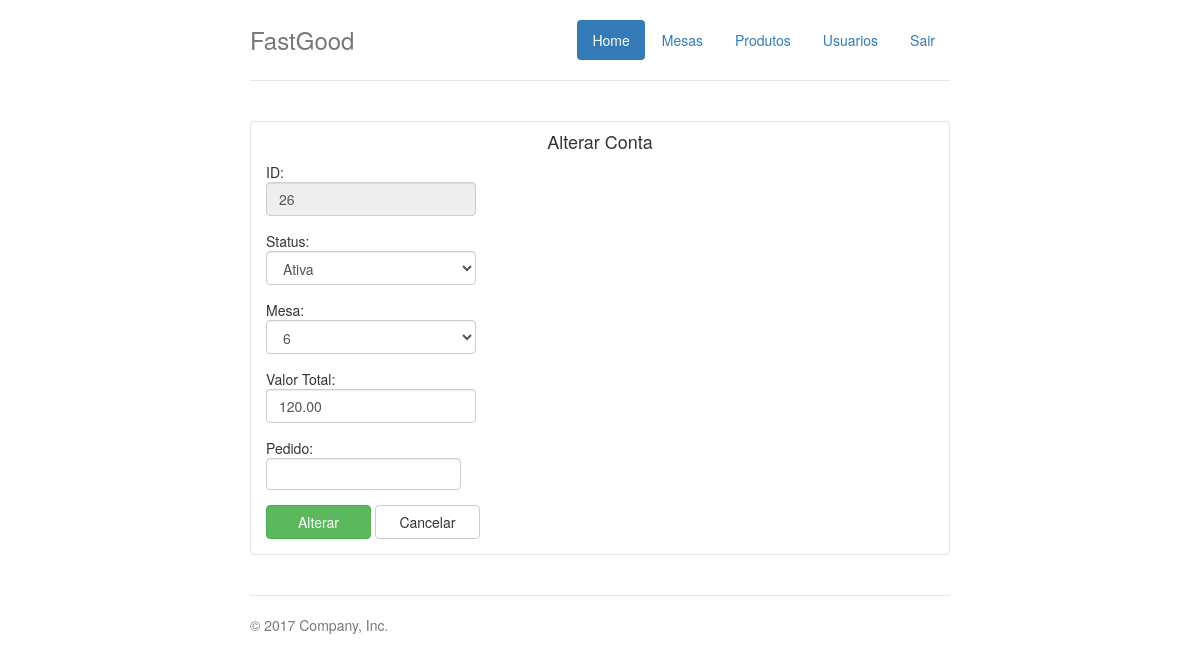
Screenshot of /alterar_conta.php?id_conta=26 with the database file from the repository.
### tables this page shows
CREATE TABLE IF NOT EXISTS `tab_conta` (
  `id_conta` int(11) NOT NULL,
  `status` varchar(100) NOT NULL,
  `codGarcom` int(100) NOT NULL,
  `pro_id` int(11) NOT NULL,
  `mesa` varchar(100) NOT NULL,
  `dataAbertura` datetime NOT NULL,
  `valorTotal` decimal(10,2) NOT NULL
);

### alterar_conta.php (the view, shortened to what this page needs)
<?php
  require_once 'connect_db.php';
?>
<!DOCTYPE html>
<html>
<head>
    <link href="bootstrap/css/bootstrap.min.css" rel="stylesheet">
  <link href="bootstrap/css/bootstrap.css" rel="stylesheet">
    <link rel="stylesheet" href="css/style.css">
    <link href="css/bootstrap.min.css" rel="stylesheet">
    <link rel="stylesheet" href="css/bootstrap-tagsinput.css">
</head>
<body>
<div class="container">
 <?php include "menu.php" ?>
<div class="row marketing" style=" border: 1px solid rgb(225, 232, 237); border-radius: 4px;">
<h4 class="text-center">Alterar Conta</h4>
<div class="col-lg-6">
 <form action="includes/altera_conta.php" method="post" class="form-group">
      <?php
        $id_conta = $_GET['id_conta'];
        $resultado = mysql_query("SELECT * FROM tab_conta where id_conta = $id_conta",$dbconn);
        if ($resultado) {
        while ($row = mysql_fetch_assoc($resultado)) {
          ?>
        ID:
        <div class="form-group">
          <input readonly="true" type="text" class="form-control" style="width:210px;" name="id_conta" value="<?php echo $row['id_conta']?>"/>
        </div>
        Status:
        <div class="form-group">
        <select name="status" class="form-control" style="width:210px;">
          <option>Ativa</option>
        </select></div>
        Mesa:
        <div class="form-group">
        <select name="mesa" class="form-control" style="width:210px;"">
        <option><?php echo $row['mesa']?></option>
        </select>
        </div>
        Valor Total:
        <div class="form-group">
          <input type="text" name="valorTotal" class="form-control" onKeyPress="return(MascaraMoeda(this,'.',',',event))" style="width:210px;" value="<?php echo $row['valorTotal']?>" required>
        </div>
        Pedido:
        <div class="form-group">
          <input type="text" class="form-control" name="pedido" style="width:210px;" value="<?php echo $row['pedido']?>" data-role="tagsinput"></div>
        <input type="submit" class="btn btn-success" style="width:105px;" value="Alterar" name="alterar">
        <input type="button" class="btn btn-default" style="width:105px;" value="Cancelar"
          onclick="window.location='ver_conta.php';" />
        <?php
            }
          }
        ?>
      </form>
        </div>
      </div>
      <footer class="footer">
        <p>&copy; 2017 Company, Inc.</p>
      </footer>
    </div>
</body>
</html>

### css/style.css (style rules this page uses)
body { padding-top: 20px; padding-bottom: 20px; }
.header, .marketing, .footer { padding-right: 15px; padding-left: 15px; }
.footer { padding-top: 19px; color: #777; border-top: 1px solid #e5e5e5; }
@media (min-width: 768px) { .container { max-width: 730px; } }
.marketing { margin: 40px 0; }
@media screen and (min-width: 768px) { .header, .marketing, .footer { padding-right: 0; padding-left: 0; } }

### rows the page displays
tab_conta: id_conta "26", mesa "6", valorTotal "120.00"
